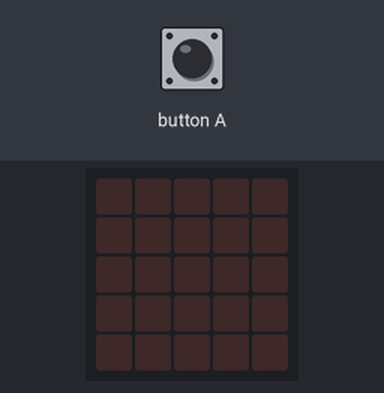
A program run on a simulated BBC micro:bit (MakeCode). Parts: the board's 5×5 LED display. The inputs (shaded band) are chosen by the test bench. Random numbers come from a fixed seed.

Above: at 1.2 s.
1.3 s: button A pressed for 0.15 s
At 2.0 s:
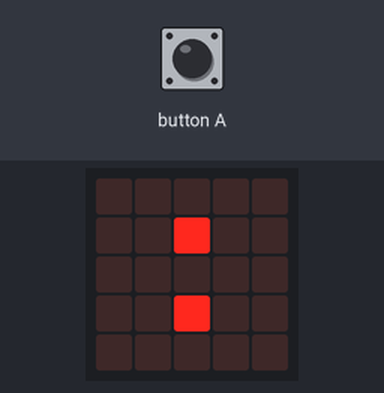
2.9 s: button A pressed for 0.15 s
At 4.2 s:
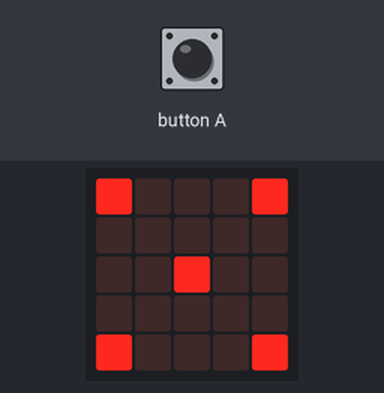
4.5 s: button A pressed for 0.15 s
At 5.6 s:
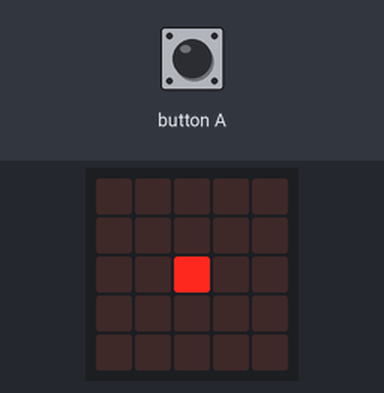
6.1 s: button A pressed for 0.15 s
At 6.8 s:
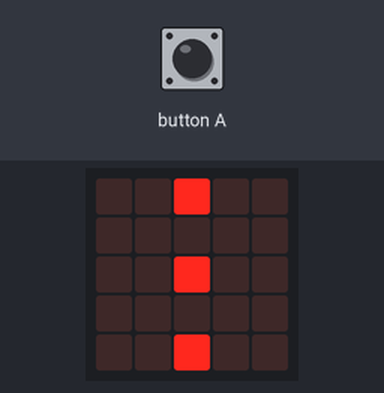
7.7 s: button A pressed 5 times (0.12 s each, 0.3 s apart)
At 10.5 s:
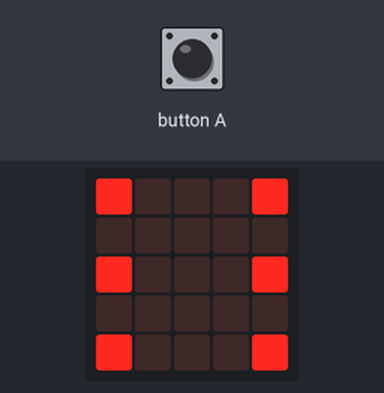
Timing chart, 0 to 11.9 s (numbered marks = the images above; inputs shaded):
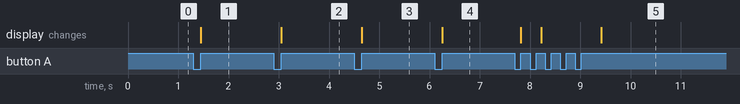

Measured:
- after the input at 1.3 s, the display: changes after 0.15 s (image 1)
- after the input at 2.9 s, the display: changes after 0.15 s (image 2)
- after the input at 4.5 s, the display: changes after 0.15 s (image 3)
- after the input at 6.1 s, the display: changes after 0.15 s (image 4)
- after the input at 7.7 s, the display: first changes after 0.12 s (image 5 shows a later state)

The program:

main.ts
```typescript
let Dado = 0
input.onButtonPressed(Button.A, function () {
    Dado = randint(1, 6)
    if (Dado == 6) {
        basic.showLeds(`
            # . . . #
            . . . . .
            # . . . #
            . . . . .
            # . . . #
            `)
    } else if (Dado == 5) {
        basic.showLeds(`
            # . . . #
            . . . . .
            . . # . .
            . . . . .
            # . . . #
            `)
    } else if (Dado == 4) {
        basic.showLeds(`
            # . . . #
            . . . . .
            . . . . .
            . . . . .
            # . . . #
            `)
    } else if (Dado == 3) {
        basic.showLeds(`
            . . # . .
            . . . . .
            . . # . .
            . . . . .
            . . # . .
            `)
    } else if (Dado == 2) {
        basic.showLeds(`
            . . . . .
            . . # . .
            . . . . .
            . . # . .
            . . . . .
            `)
    } else {
        basic.showLeds(`
            . . . . .
            . . . . .
            . . # . .
            . . . . .
            . . . . .
            `)
    }
})
```

test.ts
```typescript
// aquí va el archivo "tests"; esto no se compilará cuando este paquete se utilice como una extensión.
```
